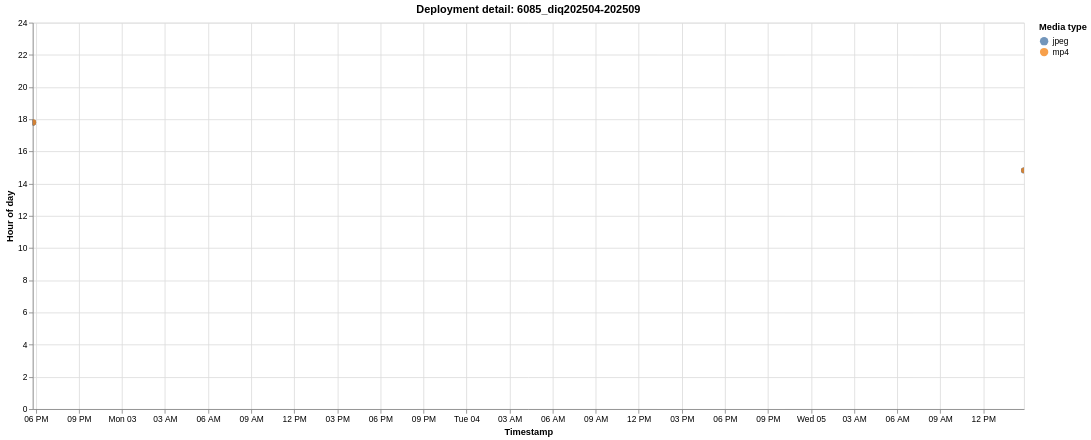

Vega-Lite specification for this chart:
### Vega-Lite specification from a JSON file in a GitHub repository (floating-point values rounded to 4 significant figures)
{"$schema": "https://vega.github.io/schema/vega-lite/v6.1.0.json", "config": {"view": {"continuousHeight": 300, "continuousWidth": 300}}, "data": {"name": "data-479ab9fcb05d195243a3326dd25c6a44"}, "datasets": {"data-479ab9fcb05d195243a3326dd25c6a44": [{"deployment": "6085_diq202504-202509", "deployment_order": 37, "event_index": 0, "hour_of_day": 17.78, "media_type": "jpeg", "timestamp": "2025-02-02T17:47:04"}, {"deployment": "6085_diq202504-202509", "deployment_order": 37, "event_index": 1, "hour_of_day": 17.78, "media_type": "jpeg", "timestamp": "2025-02-02T17:47:05"}, {"deployment": "6085_diq202504-202509", "deployment_order": 37, "event_index": 2, "hour_of_day": 17.79, "media_type": "mp4", "timestamp": "2025-02-02T17:47:24"}, {"deployment": "6085_diq202504-202509", "deployment_order": 37, "event_index": 3, "hour_of_day": 17.79, "media_type": "jpeg", "timestamp": "2025-02-02T17:47:37"}, {"deployment": "6085_diq202504-202509", "deployment_order": 37, "event_index": 4, "hour_of_day": 17.79, "media_type": "jpeg", "timestamp": "2025-02-02T17:47:38"}, {"deployment": "6085_diq202504-202509", "deployment_order": 37, "event_index": 5, "hour_of_day": 17.8, "media_type": "mp4", "timestamp": "2025-02-02T17:47:56"}, {"deployment": "6085_diq202504-202509", "deployment_order": 37, "event_index": 6, "hour_of_day": 17.82, "media_type": "jpeg", "timestamp": "2025-02-02T17:48:57"}, {"deployment": "6085_diq202504-202509", "deployment_order": 37, "event_index": 7, "hour_of_day": 17.82, "media_type": "jpeg", "timestamp": "2025-02-02T17:48:58"}, {"deployment": "6085_diq202504-202509", "deployment_order": 37, "event_index": 8, "hour_of_day": 17.82, "media_type": "mp4", "timestamp": "2025-02-02T17:49:16"}, {"deployment": "6085_diq202504-202509", "deployment_order": 37, "event_index": 9, "hour_of_day": 14.82, "media_type": "jpeg", "timestamp": "2025-02-05T14:49:26"}, {"deployment": "6085_diq202504-202509", "deployment_order": 37, "event_index": 10, "hour_of_day": 14.82, "media_type": "jpeg", "timestamp": "2025-02-05T14:49:27"}, {"deployment": "6085_diq202504-202509", "deployment_order": 37, "event_index": 11, "hour_of_day": 14.83, "media_type": "mp4", "timestamp": "2025-02-05T14:49:46"}]}, "encoding": {"color": {"field": "media_type", "scale": {"scheme": "tableau10"}, "title": "Media type", "type": "nominal"}, "shape": {"field": "media_type", "title": "Media type", "type": "nominal"}, "tooltip": [{"field": "deployment", "title": "Deployment", "type": "nominal"}, {"field": "timestamp", "format": "%Y-%m-%d %H:%M:%S", "title": "Timestamp", "type": "temporal"}, {"field": "hour_of_day", "format": ".2f", "title": "Hour of day", "type": "quantitative"}, {"field": "media_type", "title": "Media type", "type": "nominal"}], "x": {"field": "timestamp", "title": "Timestamp", "type": "temporal"}, "y": {"field": "hour_of_day", "scale": {"domain": [0, 24]}, "title": "Hour of day", "type": "quantitative"}}, "height": 460, "mark": {"opacity": 0.78, "size": 46, "type": "circle"}, "params": [{"bind": "scales", "name": "param_1e9efca18e7a2868", "select": {"encodings": ["x", "y"], "type": "interval"}}], "title": "Deployment detail: 6085_diq202504-202509", "width": 1180}
